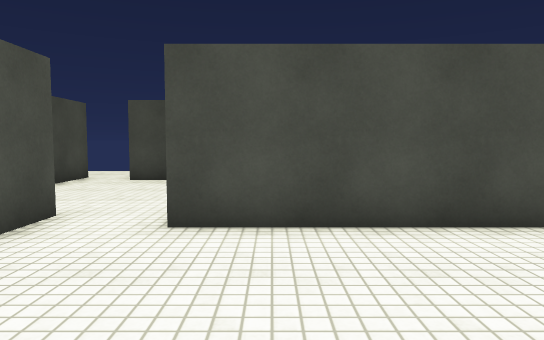
View 1 (above)

19 first-person views from a walk through a Unity game level. The camera is 1.2 m above the floor, tilts 4° down and sees 70° across. The floor is counted in squares, 1 m on a side. Each view is taken from the middle of a square. On the plan, view 1 faces up. The plan holds only what a view shows up to about 15 squares ahead; the rest is blank. The place goes on beyond the plan. The player is left out. Some animated figures are not drawn. Surface patterns are stand-ins for the level's own textures.

View 2
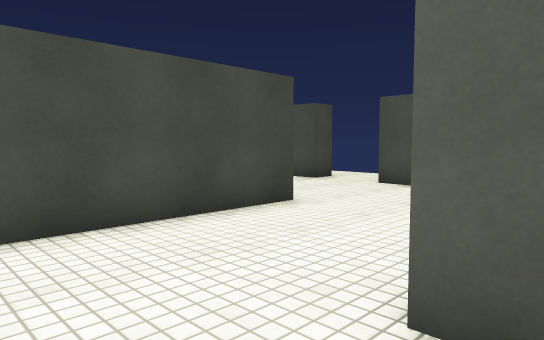

View 3
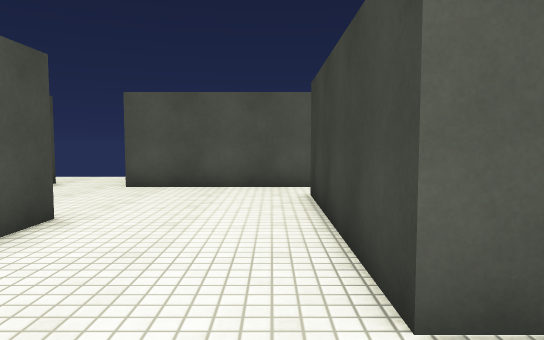

View 4
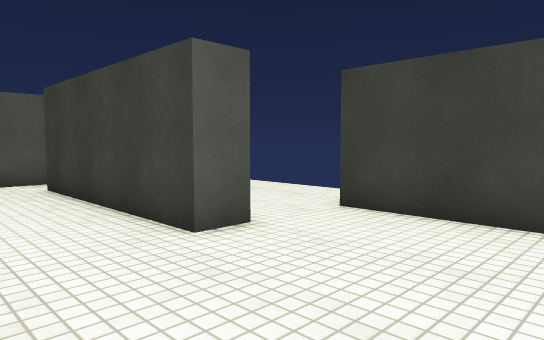

View 5
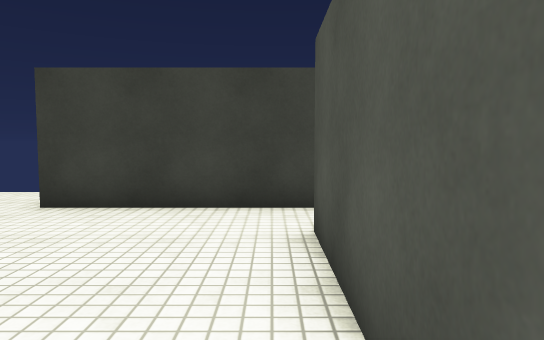

View 6
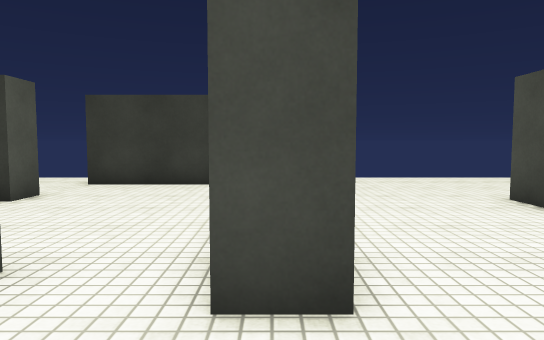

View 7
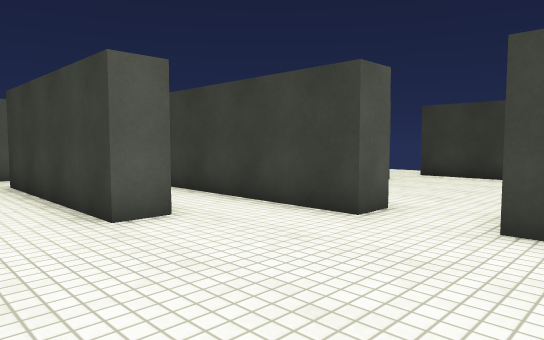

View 8
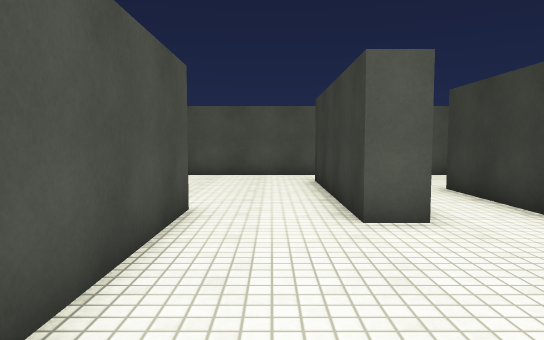

View 9
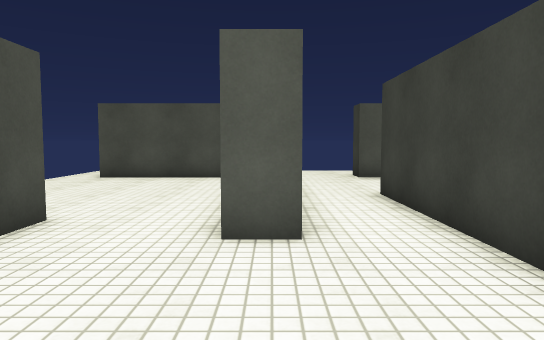

View 10
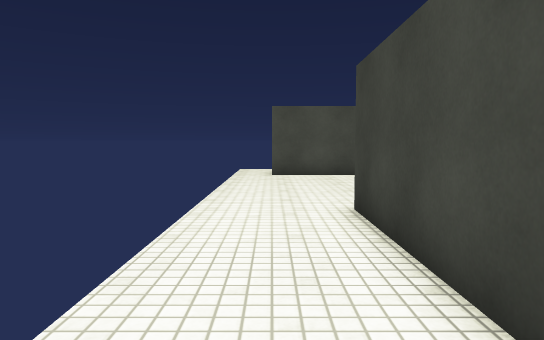

View 11
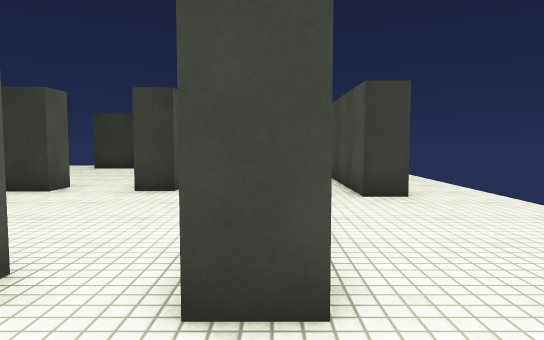

View 12
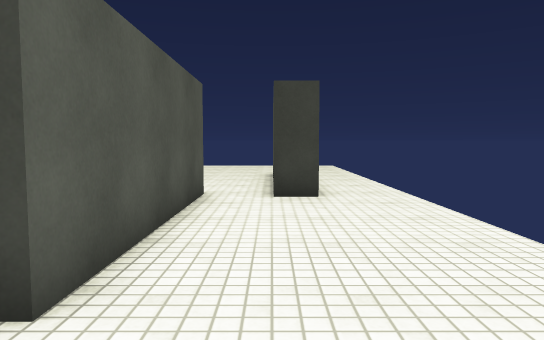

View 13
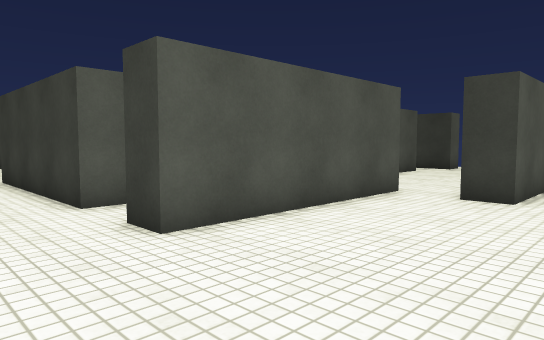

View 14
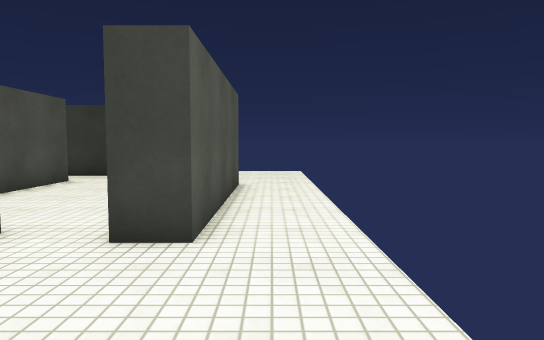

View 15
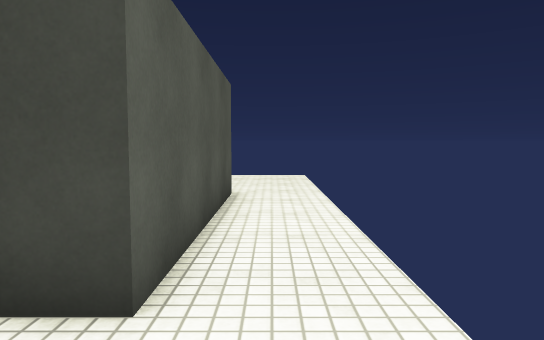

View 16
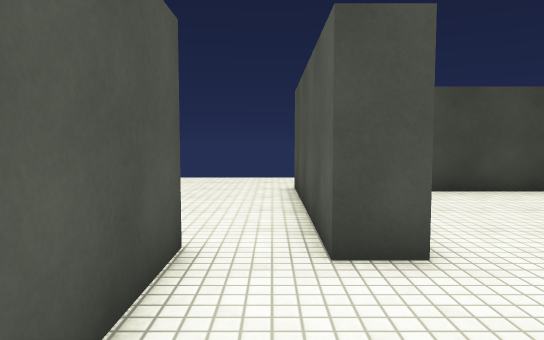

View 17
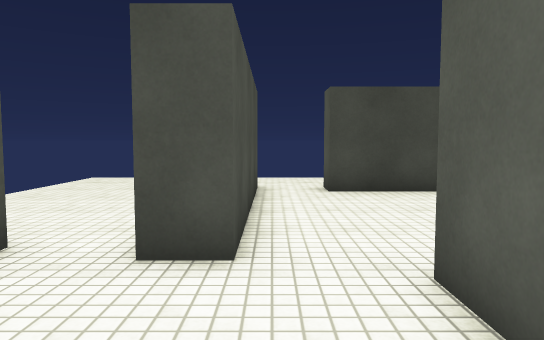

View 18
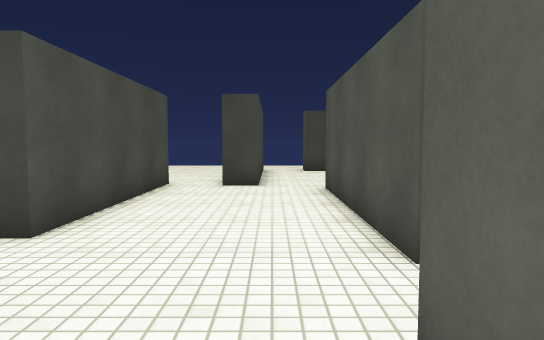

View 19
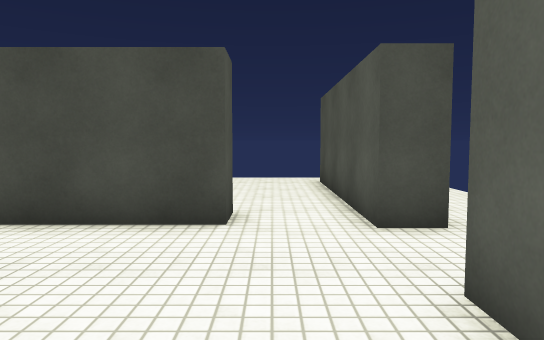

### Floor plan
Points are (right, up) in squares from view 1. A wall is a line through its corners. A room is listed if a view was taken in it or the views show most of it. See-through windows are left out.
Room 1 (views 1, 2, 3, 4, 5, 19)
walls: (5.1, 5.4) (-1.5, 5.4); (7.3, 8.6) (4, 8.6); (9.5, 1.6) (9.5, 6) (10.6, 6); (-0.5, 6.4) (5.1, 6.4); (1.4, 0) (1.4, 1.1) (8, 1.1); (10.5, 8.4) (9.5, 8.4); (-3.6, 4.2) (-3.6, -0.2); (-5, -2.1) (1.4, -2.1)
ways out: opening at (-2.5, 6) to room 2; opening at (-0.5, 7.5) to room 2; opening at (8.5, 9) to room 2; opening at (10, 15.5) to room 2; opening at (-4, -1) to room 3; opening at (2, -1); opening at (9, 0.5)
Room 2 (views 6, 7, 8, 9, 10, 11, 12, 13, 14, 15)
walls: (2, 12.5) (-4.6, 12.5) (-4.6, 13.5) (2, 13.5); (0.8, 8.6) (0.8, 9.6) (7.3, 9.6) (7.3, 8.6); (-7.4, 6.9) (-7.4, 13.5) (-6.4, 13.5) (-6.4, 6.9); (-1.5, 5.4) (-1.5, 6.4) (-0.5, 6.4); (-4.6, 5.4) (-4.6, 6.4) (-3.6, 6.4) (-3.6, 5); (9.5, 8.4) (9.5, 15); (-10, 0.8) (-10, 7.4) (-9, 7.4) (-9, 6.4)
ways out: opening at (-2.5, 6) to room 1; opening at (-0.5, 7.5) to room 1; opening at (8.5, 9) to room 1; opening at (10, 15.5) to room 1; opening at (-11.5, 1) to room 3; opening at (-8, 7) to room 3; opening at (-5.5, 6.5) to room 3
Room 3 (views 16, 17, 18)
walls: (-4.6, -0.2) (-4.6, 5.4); (-5.3, -3) (-5.3, -2.1); (-9, 6.4) (-9, 0.8) (-9.5, 0.8); (-6.4, 6.9) (-7.4, 6.9)
ways out: opening at (-4, -1) to room 1; opening at (-11.5, 1) to room 2; opening at (-8, 7) to room 2; opening at (-5.5, 6.5) to room 2

Positions as (right, up) in squares from view 1, and headings:
1: (0, 0), facing up
2: (-1, 0), facing up-right
3: (-1, 2), facing right
4: (-3, 4), facing down-right
5: (-3, 5), facing down
6: (-4, 9), facing down
7: (-5, 12), facing down-right
8: (-5, 11), facing right
9: (-4, 9), facing right
10: (-5, 15), facing right
11: (-7, 16), facing down
12: (-9, 16), facing down
13: (-12, 16), facing down-right
14: (-11, 12), facing down
15: (-11, 10), facing down
16: (-8, 3), facing up
17: (-6, 3), facing up
18: (-6, -4), facing up
19: (8, 3), facing up
